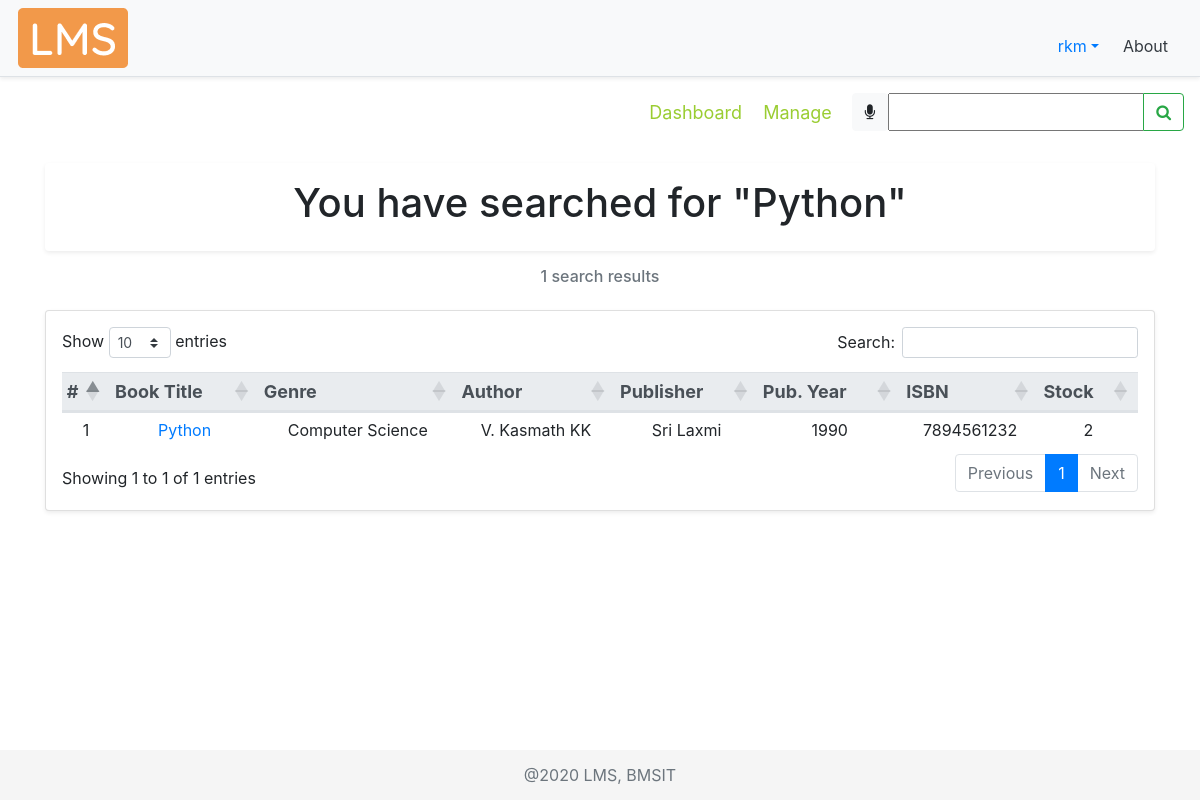
/search/Python (signed in), run on the app's committed database.
### account/models.py (models this page shows, shortened)
class Account(AbstractBaseUser):
    COURSES = (
        ("ISE", "Information Science Engineering"),
        ("CSE", "Computer Science Engineering"),
        ("ECE", "Electronics and Communication Engineering"),
        ("ME", "Mechanical Engineering"),
        ("ETE", "Electronics and Telecommunication Engineering"),
        ("EEE", "Electrical and Electronics Engineering"),
        ("CIV", "Civil Engineering"),
        ("MCA", "Master of Computer Applications"),
        ("AI&ML", "Artificial Intelligence and Machine Learning")
    )
    SEM = (
        (1, 1),
        (2, 2),
        (3, 3),
        (4, 4),
        (5, 5),
        (6, 6),
        (7, 7),
        (8, 8),
    )
    email = models.EmailField(verbose_name="email",
                              max_length=50, unique=True, help_text="Email id")
    username = models.CharField(
        max_length=30, unique=True, help_text="Username")
    fName = models.CharField(max_length=20, help_text='First name')
    mName = models.CharField(
        max_length=20, help_text='Middle name', blank=True)
    lName = models.CharField(max_length=20, help_text='Last name', blank=True)
    streetAddr = models.CharField(
        max_length=50, help_text="Street Address", null=True)
    district = models.CharField(max_length=20, null=True, help_text="District")
    state = models.CharField(max_length=20, null=True, help_text="State")
    pinCode = models.CharField(max_length=6, null=True, help_text="PIN Code", validators=[RegexValidator(
        regex='[0-9]{6}', message="Enter a valid Postal Identification Number", code="invalid_pinCode")])
    phoneNum = models.CharField(max_length=10, null=True, blank=True, help_text="Phone number", validators=[
                                RegexValidator(regex='[0-9]{10}', message="Enter a valid Phone Number", code="invalid_phoneNum")])
    USN = models.CharField(max_length=10, null=True, unique=True, blank=True, help_text="University Serial Number", validators=[
                           RegexValidator(regex='[1-4]{1}[a-zA-Z]{2}[0-9]{2}[a-zA-Z]{2}[0-9]{3}', message="Enter a valid USN", code="invalid_USN")])
    course = models.CharField(max_length=50, null=True,
                              choices=COURSES, blank=True, help_text="Branch")
    sem = models.PositiveSmallIntegerField(
        null=True, choices=SEM, blank=True, help_text="Semester")
    salary = models.CharField(max_length=6, null=True, blank=True, help_text="Salary", validators=[
                              RegexValidator(regex='[0-9]{5,6}', message="Enter a valid Salary", code="invalid_salary")])
    date_joined = models.DateTimeField(
        verbose_name='date joined', auto_now_add=True)
    last_login = models.DateTimeField(verbose_name='last login', auto_now=True)
    is_admin = models.BooleanField(default=False)
    is_active = models.BooleanField(default=True)
    is_staff = models.BooleanField(default=False)
    is_superuser = models.BooleanField(default=False)
    USERNAME_FIELD = 'email'
    REQUIRED_FIELDS = ['username', 'fName']
    objects = MyAccountManager()

### libraryApp/models.py (models this page shows, shortened)
class BOOK(models.Model):
    GENRE = (
        ("CS", "Computer Science"),
        ("MATH", "Mathematics"),
        ("ELE", "Electronics"),
        ("TC", "Telecommunication"),
        ("CHE", "Chemistry"),
        ("PHY", "Physics"),
        ("MEC", "Mechanics"),
        ("EVS", "Environmental Science"),
        ("BIO", "Bioengineering"),
        ("BUS", "Business Skills"),
    )
    bookTitle = models.CharField(max_length=50, help_text="Book Title")
    genre = models.CharField(max_length=30, null=True,
                             choices=GENRE, help_text="Category")
    pubYear = models.CharField(
        max_length=4, null=True, help_text="Year of publication")
    isbn = models.CharField(max_length=13, null=True, unique=True,
                            help_text="International Standard Book Number")
    librarianID = models.ForeignKey(
        settings.AUTH_USER_MODEL, null=True, on_delete=models.CASCADE, help_text="Librarian ID")
    pubID = models.ForeignKey(
        PUBLISHER, null=True, on_delete=models.CASCADE, help_text="Publisher ID")
    authorID = models.ManyToManyField(AUTHOR, help_text="Authors")
    def __str__(self):
        return self.bookTitle

class AUTHOR(models.Model):
    authorName = models.CharField(max_length=30, help_text="Author name")
    def __str__(self):
        return self.authorName

class PUBLISHER(models.Model):
    pubName = models.CharField(
        max_length=30, help_text="Publisher name", null=True)
    streetAddr = models.CharField(
        max_length=50, help_text="Street Address", null=True)
    district = models.CharField(max_length=20, help_text="District", null=True)
    state = models.CharField(max_length=20, help_text="State", null=True)
    pinCode = models.CharField(max_length=6, help_text="PIN Code", null=True, validators=[RegexValidator(
        regex='[0-9]{6}', message="Enter a valid Postal Identification Number", code="invalid_pinCode")])
    phoneNum = models.CharField(
        max_length=10, help_text="Phone number", null=True, validators=[
            RegexValidator(regex='[0-9]{10}', message="Enter a valid Phone Number", code="invalid_phoneNum")])

### libraryApp/views.py (the view)
# urls.py: path('search/<str:book>', views.searchBook, name="search"),
@login_required(login_url='signin')
def searchBook(request, book):
    searchResult = 'libraryApp/search_result_page.html'
    books = BOOK.objects.filter(bookTitle__icontains=book)
    myFilter = BookFilter(request.POST, queryset=books)
    if request.method == "POST":
        print(request.POST)
        return redirect(searchBook, book=request.POST['bookTitle'])
    print(books)
    booksList = []
    count = 0
    for i in books:
        count += 1
        stock = STOCK.objects.filter(bookID__id=i.id).first()
        authors = AUTHOR.objects.filter(book__id=i.id)
        authorList = []
        authorIDList = []
        for a in authors.all():
            if a not in authorList:  # loic to check redundancy
                authorList.append(a)
                authorIDList.append(a.id)
        authorString = ', '.join(map(str, authorList))
        booksList.append(tempBook(count, i.bookTitle, i.id, i.get_genre_display, i.pubID.id,
                                  i.pubID.pubName, i.pubYear, authorIDList, authorString, i.isbn, stock.bookCopies))
    context = {
        'books': booksList,
        'count': count,
        'query': book,
        'myFilter': myFilter
    }
    return render(request, searchResult, context)

### libraryApp/templates/libraryApp/search_result_page.html (shortened to what this page needs)
{% load static %}
<!DOCTYPE html>
<html lang="en">
<head>
    <link rel="stylesheet" href="https://cdn.jsdelivr.net/npm/bootstrap@4.5.3/dist/css/bootstrap.min.css">
    <link rel="stylesheet" href="https://stackpath.bootstrapcdn.com/font-awesome/4.7.0/css/font-awesome.min.css">
    <link rel="stylesheet" href="{% static '/css/main.css' %}">
    <link rel="stylesheet" href="https://cdn.datatables.net/1.10.22/css/dataTables.bootstrap4.min.css">
</head>
<body>
    <div class="d-flex flex-column flex-md-row align-items-center p-2 px-md-3 mb-2 bg-light border-bottom shadow-sm">
      <img class="logo my-0 mr-md-auto font-weight-normal" src="{% static '/img/lms.png' %}" alt="LMS Logo">
        <nav class="nav mt-3 mr-2">
            <div class="nav-item dropdown">
              <a class="nav-link dropdown-toggle" data-toggle="dropdown" role="button">{{request.user.username}}</a>
            </div>
            <a class="p-2 text-dark" href="{% url 'about' %}">About</a>
        </nav>
    </div>
    <nav class="navbar">
    <div class="navbar-nav mySubMenu ml-auto">
        <nav>
            <a href="{% url 'dashboard' %}" title="Click here to visit dashboard">Dashboard</a>
            {% if request.user.is_staff %}
                <a href="{% url 'manage' %}" title="Click here to manage books">Manage</a>
            {% endif %}
        </nav>
    </div>
    <form class="form-inline" method="POST">
        <div class="input-group">
        <div id="speech" class="btn btn-light" title="Click the Mic to speak">
            <i class="fa fa-microphone" aria-hidden="true"></i>
        </div>
        {{myFilter.form}}
        <div class="input-group-append">
            <button id="searchButton" class="btn btn-outline-success" type="submit">
            <i class="fa fa-search"></i>
            </button>
        </div>
        </div>
    </form>
    </nav>
    <br>
    <div class="container-fluid">
        <div class="container">
            <div class="col-md-12 text-center shadow-sm p-3 bg-white rounded">
                <h1>You have searched for "{{query}}"</h1>
            </div>
            <div class="col-md-12 mt-3">
                <h6 class="form-text text-center text-muted">
                    {{count}} search results
                </h6>
            </div>
            {% if count > 0%}
            <div class="card card-body col-md-12 shadow-sm p-3 bg-white rounded mt-4">
                <table id="dataTable8" class="table table-sm table-hover text-center">
                    <thead class="thead-light threadText">
                        <tr>
                            <th scope="col">#</th>
                            <th scope="col">Book Title</th>
                            <th scope="col">Genre</th>
                            <th scope="col">Author</th>
                            <th scope="col">Publisher</th>
                            <th scope="col">Pub. Year</th>
                            <th scope="col">ISBN</th>
                            <th scope="col">Stock</th>
                        </tr>
                    </thead>
                    {% for i in books %}
                    <tr>
                        <td>{{i.slNo}}</td>
                        <td><a href="{% url 'viewbook' i.bookID %}">{{i.bookTitle}}</a></td>
                        <td>{{i.genre}}</td>
                        <td>{{i.author}}</td>
                        <td>{{i.pubName}}</td>
                        <td>{{i.pubYear}}</td>
                        <td>{{i.isbn}}</td>
                        <td>{{i.stock}}</td>
                    </tr>
                    {% endfor %}
                </table>
            </div>
            {% else %}
            <div class="justify-content-center row mt-5">
                <h3 class="text-center text-secondary">Sorry☹, Currently there's no book in the library named
                    <strong>{{query}}</strong></h3>
            </div>
            {% endif %}
        </div>
    </div>
    <br>
    <footer class="footer">
        <div class="container text-center">
            <span class="text-muted">@2020 LMS, BMSIT</span>
        </div>
    </footer>
</body>
</html>

### static/css/main.css (style rules this page uses)
html { position: relative; min-height: 100%; }
body { margin-bottom: 60px; background-color: #fff; }
.footer { position: absolute; bottom: 0; width: 100%; height: 50px; line-height: 50px; background-color: #f5f5f5; }
.mySubMenu { margin-right: 10px; padding: 2px; font-size: large; }
.mySubMenu a { padding-left: 8px; padding-right: 8px; color: yellowgreen; }

### libraryApp/templates/libraryApp/search_result_page.html (style rules this page uses)
.logo { margin: 2px; }
.threadText { font-size: 18px; padding: 5px; margin: 5px; }

### data on the page
Account: user.username "rkm"
BOOK: bookTitle "Python", bookTitle "Python", genre "Computer Science", pubYear "1990", isbn "7894561232"
AUTHOR: author "V. Kasmath KK"
PUBLISHER: pubName "Sri Laxmi"

### other printed values
{{ count }} "1"
{{ i.slNo }} "1"
{{ i.stock }} "2"
